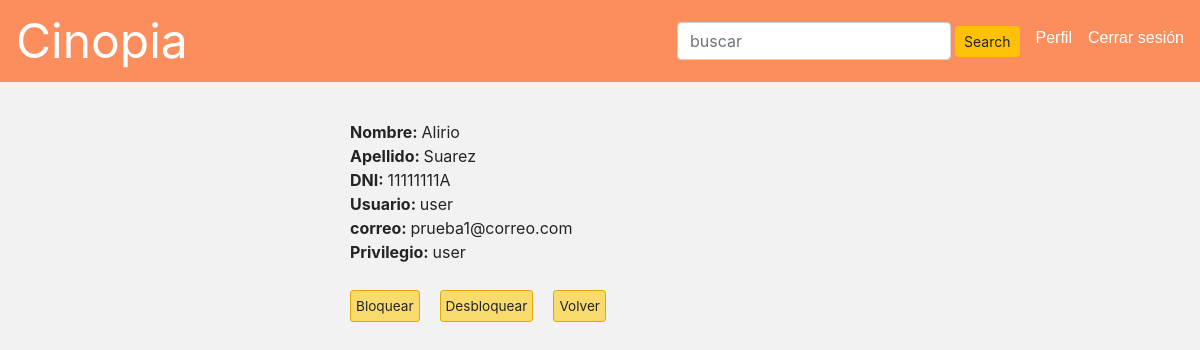
Screenshot of /usuarioInfo.php?id=3 (signed in) with the database file from the repository.
### tables this page shows
CREATE TABLE `usuario` (
  `id` int(11) NOT NULL,
  `nombre` varchar(50) NOT NULL,
  `apellido` varchar(50) NOT NULL,
  `dni` varchar(50) NOT NULL,
  `usuario` varchar(50) NOT NULL,
  `clave` varchar(50) NOT NULL,
  `correo` varchar(100) NOT NULL,
  `nivel` varchar(10) NOT NULL,
  `estado` varchar(20) NOT NULL
);

### usuarioInfo.php (the view, shortened to what this page needs)
<!DOCTYPE html>
<html lang="en">
<head>
    <link href="css/estilo.css" rel="stylesheet" type="text/css"/>
    <link rel="stylesheet" href="https://maxcdn.bootstrapcdn.com/bootstrap/4.3.1/css/bootstrap.min.css">
</head>
<body>
  <nav class="navbar navbar-dark" id="head">
    <a class="navbar-brand ml-3 tamano" href="#">Cinopia</a>
    <div class="float-right">
      <form class="form-inline mr-3">
          <input class="form-control mr-sm-1 mb-1 mt-1" type="text" placeholder="buscar">
          <button class="btn btn-sm  btn-warning" type="button">Search</button>
      </form>
      <ul class="navbar-nav">
          <li class="nav-item">
              <a class="nav-link">Perfil</a>
          </li>
          <li class="nav-item">
              <a class="nav-link" id="cerrarSesion">Cerrar sesión</a>
          </li>
      </ul>
    </div>
  </nav>
  <section class="main-primero">
<?php
        $id = $_GET['id'];
        require ('conexion.php');
        $mysqli->set_charset("utf8");
        if($resultado = $mysqli->query("SELECT * FROM usuario WHERE id='$id'")){
          echo '<div class="cajaInfo central">';
            while ($fila = $resultado->fetch_assoc()) {
              $id=$fila['id'];
              $usuario=$fila['usuario'];
              $nombre = $fila['nombre'];
              $apellido = $fila['apellido'];
              $dni = $fila['dni'];
              $correo = $fila['correo'];
              $nivel =$fila['nivel'];
              echo '<div id='.$id.'>
                      <span class="negrita">Nombre: </span>'
                        .$nombre.'<br>
                        <span class="negrita">Apellido: </span>'
                        .$apellido.'<br>
                        <span class="negrita">DNI: </span>'
                        .$dni.'<br>
                        <span class="negrita">Usuario: </span>'
                        .$usuario.'<br>
                        <span class="negrita">correo: </span>'
                        .$correo.'<br>
                        <span class="negrita">Privilegio: </span>'
                        .$nivel.'<br>
                    </div>';
               }
          echo '<div class="cajitas">
               <div id="bloquear">Bloquear</div>
               <div id="desbloquear">Desbloquear</div>
               <div><a href="acceso-aceptado-admin.php">Volver</a></div>
          </div>';
          echo '</div>';
          }
?>
</section>
</body>
</html>

### css/estilo.css (style rules this page uses)
* { margin: 0; padding: 0; }
html { overflow-y: scroll; overflow-x: hidden; box-sizing: border-box; background-color:#f2f2f2; }
*, *:before, *:after { box-sizing: inherit; }
body { background-color: #f2f2f2 !important; }
a { text-decoration: none !important; color: #212529 !important; cursor: pointer; }
nav a { color:white !important; }
.navbar { background: rgba(255, 100, 28, 0.698) !important; z-index: 1; }
.navbar-nav { font-family: Arial, Helvetica, sans-serif; }
#head { position: fixed !important; left: 0; right: 0; top: 0; margin:0; padding:0; }
.tamano { font-size: 3rem !important; }
.float-right { display: flex; flex-direction: row; }
nav ul { display: flex; flex-direction: row !important; }
nav ul li { margin-right: 1rem; }
ul a { color:#fff !important; }
.nav-link { color: #fff; }
.nav-item { list-style: none; cursor: pointer; }
.main-primero { background: #f2f2f2; text-align: center; padding-top:10%; }
.negrita { font-weight: bold; }
.cajaInfo { text-align: left; width: 500px; margin-left: 20px; margin-bottom: 40px; }
.cajitas { display: flex; flex-wrap: wrap; margin-top: 1rem; }
.cajitas div { border: 1px solid #e0a800; color: #212529; background: #F9DB6D; margin-right: 20px; margin-top: 10px; padding: 5px; cursor: pointer; font-size: .85rem; border-radius: .2rem; text-decoration: none; }
.central { margin:0 auto; }

### rows the page displays
usuario: nombre "Alirio", apellido "Suarez", dni "11111111A", usuario "user", correo "prueba1@correo.com", nivel "user"
